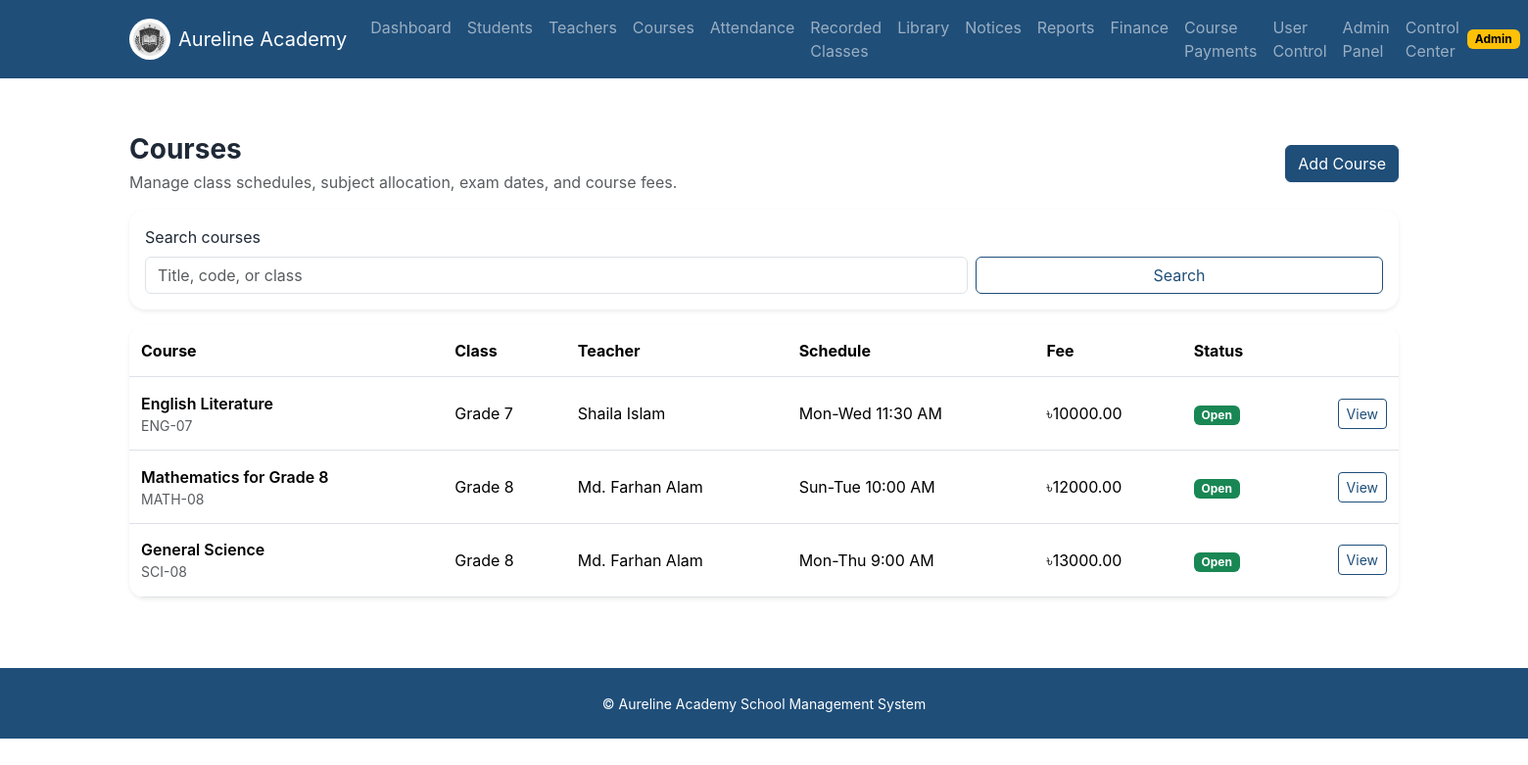
/courses/ (signed in), run on the app's committed database.
### app/models.py (models this page shows, shortened)
class TimestampMixin:
    created_at = db.Column(db.DateTime, default=datetime.utcnow, nullable=False)
    updated_at = db.Column(db.DateTime, default=datetime.utcnow, onupdate=datetime.utcnow, nullable=False)

class User(UserMixin, TimestampMixin, db.Model):
    id = db.Column(db.Integer, primary_key=True)
    full_name = db.Column(db.String(120), nullable=False)
    email = db.Column(db.String(120), unique=True, nullable=False, index=True)
    password_hash = db.Column(db.String(255), nullable=False)
    role = db.Column(db.String(20), nullable=False, index=True)
    phone = db.Column(db.String(20))
    is_active = db.Column(db.Boolean, default=True, nullable=False)
    approval_status = db.Column(db.String(20), default="approved", nullable=False, index=True)
    registration_source = db.Column(db.String(20), default="admin_created", nullable=False)
    approved_at = db.Column(db.DateTime)
    approved_by_user_id = db.Column(db.Integer, db.ForeignKey("user.id"))
    approved_by = db.relationship("User", remote_side=[id], backref="approved_users")
    student_profile = db.relationship("StudentProfile", back_populates="user", uselist=False, cascade="all, delete-orphan")
    teacher_profile = db.relationship("TeacherProfile", back_populates="user", uselist=False, cascade="all, delete-orphan")
    submitted_course_requests = db.relationship("CourseRequest", foreign_keys="CourseRequest.requester_user_id", back_populates="requester")
    reviewed_course_requests = db.relationship("CourseRequest", foreign_keys="CourseRequest.reviewed_by_user_id", back_populates="reviewed_by")
    def get_role_badge(self):
        return self.role.title()
    def get_status_badge(self):
        return self.approval_status.title()

class Course(TimestampMixin, db.Model):
    id = db.Column(db.Integer, primary_key=True)
    title = db.Column(db.String(120), nullable=False)
    code = db.Column(db.String(50), unique=True, nullable=False, index=True)
    class_name = db.Column(db.String(50), nullable=False)
    room = db.Column(db.String(50))
    schedule_text = db.Column(db.String(120))
    delivery_status = db.Column(db.String(20), default="running", nullable=False)
    next_schedule_text = db.Column(db.String(120))
    suspension_note = db.Column(db.Text)
    exam_date = db.Column(db.Date)
    description = db.Column(db.Text)
    teacher_id = db.Column(db.Integer, db.ForeignKey("teacher_profile.id"))
    zoom_meeting_id = db.Column(db.String(120))
    course_fee = db.Column(db.Numeric(10, 2), nullable=False, default=0)
    is_open_for_enrollment = db.Column(db.Boolean, nullable=False, default=True)
    teacher = db.relationship("TeacherProfile", back_populates="courses")
    attendances = db.relationship("Attendance", back_populates="course", cascade="all, delete-orphan")
    requests = db.relationship("CourseRequest", back_populates="course", cascade="all, delete-orphan")
    recordings = db.relationship("RecordedClassVideo", back_populates="course", cascade="all, delete-orphan")
    invoices = db.relationship("Invoice", back_populates="course")
    test_results = db.relationship("ClassTestResult", back_populates="course")

### app/courses/routes.py (the view, shortened to what this page needs)
@courses_bp.route("/")
@login_required
@roles_required("admin", "teacher")
def list_courses():
    search = request.args.get("q", "").strip()
    query = Course.query
    courses = query.order_by(Course.class_name.asc(), Course.code.asc()).all()
    return render_template("courses/list.html", courses=courses, search=search)

### app/models.py (called while the page is built)
@login_manager.user_loader
def load_user(user_id):
    return db.session.get(User, int(user_id))

### app/templates/courses/list.html (shortened to what this page needs)
{% extends 'base.html' %}
{% block content %}
<section class="py-4"><div class="container"><div class="d-flex justify-content-between align-items-center flex-wrap gap-3 mb-3"><div><h1 class="h3 fw-bold mb-1">Courses</h1><p class="text-muted mb-0">Manage class schedules, subject allocation, exam dates, and course fees.</p></div>{% if current_user.role == 'admin' %}<a class="btn btn-primary" href="{{ url_for('courses.create_course') }}">Add Course</a>{% endif %}</div><form class="card card-body border-0 shadow-sm rounded-4 mb-3" method="get"><div class="row g-2 align-items-end"><div class="col-md-8"><label class="form-label">Search courses</label><input type="text" class="form-control" name="q" value="{{ search }}" placeholder="Title, code, or class"></div><div class="col-md-4"><button class="btn btn-outline-primary w-100">Search</button></div></div></form><div class="card border-0 shadow-sm rounded-4"><div class="table-responsive"><table class="table align-middle mb-0"><thead><tr><th>Course</th><th>Class</th><th>Teacher</th><th>Schedule</th><th>Fee</th><th>Status</th><th></th></tr></thead><tbody>{% for course in courses %}<tr><td><div class="fw-semibold">{{ course.title }}</div><div class="small text-muted">{{ course.code }}</div></td><td>{{ course.class_name }}</td><td>{{ course.teacher.user.full_name if course.teacher else 'Unassigned' }}</td><td>{{ course.schedule_text or '—' }}</td><td>৳{{ course.course_fee }}</td><td>{% if course.is_open_for_enrollment %}<span class="badge text-bg-success">Open</span>{% else %}<span class="badge text-bg-secondary">Closed</span>{% endif %}</td><td class="text-end"><a class="btn btn-sm btn-outline-primary" href="{{ url_for('courses.detail_course', course_id=course.id) }}">View</a></td></tr>{% else %}<tr><td colspan="7" class="text-center text-muted py-4">No courses found.</td></tr>{% endfor %}</tbody></table></div></div></div></section>
{% endblock %}

### app/templates/base.html (shortened to what this page needs)
<!doctype html>
<html lang="en">
<head>
  <link rel="stylesheet" href="https://cdn.jsdelivr.net/npm/bootstrap@5.3.3/dist/css/bootstrap.min.css">
  <link rel="stylesheet" href="{{ url_for('static', filename='css/style.css') }}">
</head>
<body>
<nav class="navbar navbar-expand-lg navbar-dark aureline-nav sticky-top">
  <div class="container">
    <a class="navbar-brand d-flex align-items-center gap-2" href="{{ url_for('main.index') }}">
      <img src="{{ url_for('static', filename='img/aureline-logo.png') }}" alt="Aureline Academy" width="42" height="42" class="rounded-circle bg-white p-1">
      <span>Aureline Academy</span>
    </a>
    <div class="collapse navbar-collapse" id="mainNav">
      {% if current_user.is_authenticated %}
      <ul class="navbar-nav me-auto mb-2 mb-lg-0">
        <li class="nav-item"><a class="nav-link" href="{{ url_for('dashboard.home') }}">Dashboard</a></li>
        {% if current_user.role in ['admin', 'teacher'] %}
        <li class="nav-item"><a class="nav-link" href="{{ url_for('students.list_students') }}">Students</a></li>
        <li class="nav-item"><a class="nav-link" href="{{ url_for('teachers.list_teachers') }}">Teachers</a></li>
        <li class="nav-item"><a class="nav-link" href="{{ url_for('courses.list_courses') }}">Courses</a></li>
        <li class="nav-item"><a class="nav-link" href="{{ url_for('attendance.list_attendance') }}">Attendance</a></li>
        <li class="nav-item"><a class="nav-link" href="{{ url_for('integrations.recordings_library') }}">Recorded Classes</a></li>
        <li class="nav-item"><a class="nav-link" href="{{ url_for('library.catalog') }}">Library</a></li>
        <li class="nav-item"><a class="nav-link" href="{{ url_for('communication.notices') }}">Notices</a></li>
        <li class="nav-item"><a class="nav-link" href="{{ url_for('reports.summary') }}">Reports</a></li>
        {% endif %}
        {% if current_user.role == 'admin' %}
        <li class="nav-item"><a class="nav-link" href="{{ url_for('finance.overview') }}">Finance</a></li>
        <li class="nav-item"><a class="nav-link" href="{{ url_for('finance.course_requests_admin') }}">Course Payments</a></li>
        <li class="nav-item"><a class="nav-link" href="{{ url_for('auth.pending_users') }}">User Control</a></li>
        <li class="nav-item"><a class="nav-link" href="{{ url_for('admin.index') }}">Admin Panel</a></li>
        <li class="nav-item"><a class="nav-link" href="{{ url_for('dashboard.admin_hub') }}">Control Center</a></li>
        {% endif %}
      </ul>
      <div class="d-flex align-items-center gap-2">
        <span class="badge text-bg-warning">{{ current_user.get_role_badge() }}</span>
      </div>
      {% else %}
      <div class="ms-auto d-flex gap-2">
        <a class="btn btn-outline-light btn-sm" href="{{ url_for('auth.login') }}">Login</a>
        <a class="btn btn-warning btn-sm" href="{{ url_for('auth.register') }}">Student Register</a>
      </div>
      {% endif %}
    </div>
  </div>
</nav>
<main>
  <div class="container py-3">
  </div>
  {% block content %}{% endblock %}
</main>
<footer class="py-4 text-center text-white aureline-footer mt-5">
  <small>© Aureline Academy School Management System</small>
</footer>
</body>
</html>

### app/static/css/style.css (style rules this page uses)
:root { --aureline-primary: #1f4e79; --aureline-secondary: #f4b400; --aureline-bg: #f6f9fc; --aureline-text: #1f2937; }
body { font-family: Inter, "Segoe UI", sans-serif; color: var(--aureline-text); background: #ffffff; }
.aureline-nav, .aureline-footer { background: var(--aureline-primary); }
.btn-primary { background: var(--aureline-primary); border-color: var(--aureline-primary); }
.btn-outline-primary { color: var(--aureline-primary); border-color: var(--aureline-primary); }
.table > :not(caption) > * > * { padding: 0.9rem 0.75rem; }
.card { overflow: hidden; }

### data on the page
User: get_role_badge "Admin"
Course: title "English Literature", code "ENG-07", class_name "Grade 7", teacher.user "Shaila Islam", schedule_text "Mon-Wed 11:30 AM", course_fee "10000.00", is_open_for_enrollment "Open"
Course: title "Mathematics for Grade 8", code "MATH-08", class_name "Grade 8", teacher.user "Md. Farhan Alam", schedule_text "Sun-Tue 10:00 AM", course_fee "12000.00", is_open_for_enrollment "Open"
Course: title "General Science", code "SCI-08", class_name "Grade 8", teacher.user "Md. Farhan Alam", schedule_text "Mon-Thu 9:00 AM", course_fee "13000.00", is_open_for_enrollment "Open"
